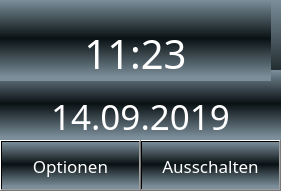
   <widget class="QFrame" name="info_frame">
    <property name="geometry">
     <rect>
      <x>230</x>
      <y>0</y>
      <width>281</width>
      <height>191</height>
     </rect>
    </property>
    <property name="font">
     <font>
      <family>Weather Icons</family>
     </font>
    </property>
    <property name="styleSheet">
     <string notr="true">background-color:qlineargradient(spread:pad, x1:1, y1:0, x2:1, y2:1, stop:0 rgba(123, 142, 154, 255), stop:0.474074 rgba(9, 17, 19, 255), stop:0.948148 rgba(123, 142, 154, 255))</string>
    </property>
    <property name="frameShape">
     <enum>QFrame::NoFrame</enum>
    </property>
    <property name="frameShadow">
     <enum>QFrame::Plain</enum>
    </property>
    <widget class="QLabel" name="date_disp">
     <property name="geometry">
      <rect>
       <x>0</x>
       <y>70</y>
       <width>281</width>
       <height>71</height>
      </rect>
     </property>
     <property name="font">
      <font>
       <family>Weather Icons</family>
       <pointsize>26</pointsize>
       <weight>50</weight>
       <bold>false</bold>
       <kerning>true</kerning>
      </font>
     </property>
     <property name="autoFillBackground">
      <bool>false</bool>
     </property>
     <property name="styleSheet">
      <string notr="true">QLabel{background-color: rgba(255, 255, 255, 0);}\n</string>
     </property>
     <property name="text">
      <string notr="true">&lt;html&gt;&lt;head/&gt;&lt;body&gt;&lt;p align=&quot;center&quot;&gt;&lt;span style=&quot;  color:#ffffff;&quot;&gt;14.09.2019&lt;/span&gt;&lt;/p&gt;&lt;/body&gt;&lt;/html&gt;</string>
     </property>
     <property name="textFormat">
      <enum>Qt::AutoText</enum>
     </property>
     <property name="scaledContents">
      <bool>false</bool>
     </property>
     <property name="alignment">
      <set>Qt::AlignBottom|Qt::AlignLeading|Qt::AlignLeft</set>
     </property>
    </widget>
    <widget class="QPushButton" name="exit_button">
     <property name="geometry">
      <rect>
       <x>140</x>
       <y>140</y>
       <width>141</width>
       <height>51</height>
      </rect>
     </property>
     <property name="palette">
      <palette>
       <active>
        <colorrole role="Button">
         <brush brushstyle="LinearGradientPattern">
          <gradient startx="1.000000000000000" starty="0.000000000000000" endx="1.000000000000000" endy="1.000000000000000" type="LinearGradient" spread="PadSpread" coordinatemode="ObjectBoundingMode">
           <gradientstop position="0.000000000000000">
            <color alpha="255">
             <red>123</red>
             <green>142</green>
             <blue>154</blue>
            </color>
           </gradientstop>
           <gradientstop position="0.474074000000000">
            <color alpha="255">
             <red>9</red>
             <green>17</green>
             <blue>19</blue>
            </color>
           </gradientstop>
           <gradientstop position="0.948148000000000">
            <color alpha="255">
             <red>123</red>
             <green>142</green>
             <blue>154</blue>
            </color>
           </gradientstop>
          </gradient>
         </brush>
        </colorrole>
        <colorrole role="ButtonText">
         <brush brushstyle="SolidPattern">
          <color alpha="255">
           <red>255</red>
           <green>255</green>
           <blue>255</blue>
          </color>
         </brush>
        </colorrole>
        <colorrole role="Base">
         <brush brushstyle="LinearGradientPattern">
          <gradient startx="1.000000000000000" starty="0.000000000000000" endx="1.000000000000000" endy="1.000000000000000" type="LinearGradient" spread="PadSpread" coordinatemode="ObjectBoundingMode">
           <gradientstop position="0.000000000000000">
            <color alpha="255">
             <red>123</red>
             <green>142</green>
             <blue>154</blue>
            </color>
           </gradientstop>
           <gradientstop position="0.474074000000000">
            <color alpha="255">
             <red>9</red>
             <green>17</green>
             <blue>19</blue>
            </color>
           </gradientstop>
           <gradientstop position="0.948148000000000">
            <color alpha="255">
             <red>123</red>
             <green>142</green>
             <blue>154</blue>
            </color>
           </gradientstop>
          </gradient>
         </brush>
        </colorrole>
        <colorrole role="Window">
         <brush brushstyle="LinearGradientPattern">
          <gradient startx="1.000000000000000" starty="0.000000000000000" endx="1.000000000000000" endy="1.000000000000000" type="LinearGradient" spread="PadSpread" coordinatemode="ObjectBoundingMode">
           <gradientstop position="0.000000000000000">
            <color alpha="255">
             <red>123</red>
             <green>142</green>
             <blue>154</blue>
            </color>
           </gradientstop>
           <gradientstop position="0.474074000000000">
            <color alpha="255">
             <red>9</red>
             <green>17</green>
             <blue>19</blue>
            </color>
           </gradientstop>
           <gradientstop position="0.948148000000000">
            <color alpha="255">
             <red>123</red>
             <green>142</green>
             <blue>154</blue>
            </color>
           </gradientstop>
          </gradient>
         </brush>
        </colorrole>
       </active>
       <inactive>
        <colorrole role="Button">
         <brush brushstyle="LinearGradientPattern">
          <gradient startx="1.000000000000000" starty="0.000000000000000" endx="1.000000000000000" endy="1.000000000000000" type="LinearGradient" spread="PadSpread" coordinatemode="ObjectBoundingMode">
           <gradientstop position="0.000000000000000">
            <color alpha="255">
             <red>123</red>
             <green>142</green>
             <blue>154</blue>
            </color>
           </gradientstop>
           <gradientstop position="0.474074000000000">
            <color alpha="255">
             <red>9</red>
             <green>17</green>
             <blue>19</blue>
            </color>
           </gradientstop>
           <gradientstop position="0.948148000000000">
            <color alpha="255">
             <red>123</red>
             <green>142</green>
             <blue>154</blue>
            </color>
           </gradientstop>
          </gradient>
         </brush>
        </colorrole>
        <colorrole role="ButtonText">
         <brush brushstyle="SolidPattern">
          <color alpha="255">
           <red>255</red>
           <green>255</green>
           <blue>255</blue>
          </color>
         </brush>
        </colorrole>
        <colorrole role="Base">
         <brush brushstyle="LinearGradientPattern">
          <gradient startx="1.000000000000000" starty="0.000000000000000" endx="1.000000000000000" endy="1.000000000000000" type="LinearGradient" spread="PadSpread" coordinatemode="ObjectBoundingMode">
           <gradientstop position="0.000000000000000">
            <color alpha="255">
             <red>123</red>
             <green>142</green>
             <blue>154</blue>
            </color>
           </gradientstop>
           <gradientstop position="0.474074000000000">
            <color alpha="255">
             <red>9</red>
             <green>17</green>
             <blue>19</blue>
            </color>
           </gradientstop>
           <gradientstop position="0.948148000000000">
            <color alpha="255">
             <red>123</red>
             <green>142</green>
             <blue>154</blue>
            </color>
           </gradientstop>
          </gradient>
         </brush>
        </colorrole>
        <colorrole role="Window">
         <brush brushstyle="LinearGradientPattern">
          <gradient startx="1.000000000000000" starty="0.000000000000000" endx="1.000000000000000" endy="1.000000000000000" type="LinearGradient" spread="PadSpread" coordinatemode="ObjectBoundingMode">
           <gradientstop position="0.000000000000000">
            <color alpha="255">
             <red>123</red>
             <green>142</green>
             <blue>154</blue>
            </color>
           </gradientstop>
           <gradientstop position="0.474074000000000">
            <color alpha="255">
             <red>9</red>
             <green>17</green>
             <blue>19</blue>
            </color>
           </gradientstop>
           <gradientstop position="0.948148000000000">
            <color alpha="255">
             <red>123</red>
             <green>142</green>
             <blue>154</blue>
            </color>
           </gradientstop>
          </gradient>
         </brush>
        </colorrole>
       </inactive>
       <disabled>
        <colorrole role="Button">
         <brush brushstyle="LinearGradientPattern">
          <gradient startx="1.000000000000000" starty="0.000000000000000" endx="1.000000000000000" endy="1.000000000000000" type="LinearGradient" spread="PadSpread" coordinatemode="ObjectBoundingMode">
           <gradientstop position="0.000000000000000">
            <color alpha="255">
             <red>123</red>
             <green>142</green>
             <blue>154</blue>
            </color>
           </gradientstop>
           <gradientstop position="0.474074000000000">
            <color alpha="255">
             <red>9</red>
             <green>17</green>
             <blue>19</blue>
            </color>
           </gradientstop>
           <gradientstop position="0.948148000000000">
            <color alpha="255">
             <red>123</red>
             <green>142</green>
             <blue>154</blue>
            </color>
           </gradientstop>
          </gradient>
         </brush>
        </colorrole>
        <colorrole role="ButtonText">
         <brush brushstyle="SolidPattern">
          <color alpha="255">
           <red>120</red>
           <green>120</green>
           <blue>120</blue>
          </color>
         </brush>
        </colorrole>
        <colorrole role="Base">
         <brush brushstyle="LinearGradientPattern">
          <gradient startx="1.000000000000000" starty="0.000000000000000" endx="1.000000000000000" endy="1.000000000000000" type="LinearGradient" spread="PadSpread" coordinatemode="ObjectBoundingMode">
           <gradientstop position="0.000000000000000">
            <color alpha="255">
             <red>123</red>
             <green>142</green>
             <blue>154</blue>
            </color>
           </gradientstop>
           <gradientstop position="0.474074000000000">
            <color alpha="255">
             <red>9</red>
             <green>17</green>
             <blue>19</blue>
            </color>
           </gradientstop>
           <gradientstop position="0.948148000000000">
            <color alpha="255">
             <red>123</red>
             <green>142</green>
             <blue>154</blue>
            </color>
           </gradientstop>
          </gradient>
         </brush>
        </colorrole>
        <colorrole role="Window">
         <brush brushstyle="LinearGradientPattern">
          <gradient startx="1.000000000000000" starty="0.000000000000000" endx="1.000000000000000" endy="1.000000000000000" type="LinearGradient" spread="PadSpread" coordinatemode="ObjectBoundingMode">
           <gradientstop position="0.000000000000000">
            <color alpha="255">
             <red>123</red>
             <green>142</green>
             <blue>154</blue>
            </color>
           </gradientstop>
           <gradientstop position="0.474074000000000">
            <color alpha="255">
             <red>9</red>
             <green>17</green>
             <blue>19</blue>
            </color>
           </gradientstop>
           <gradientstop position="0.948148000000000">
            <color alpha="255">
             <red>123</red>
             <green>142</green>
             <blue>154</blue>
            </color>
           </gradientstop>
          </gradient>
         </brush>
        </colorrole>
       </disabled>
      </palette>
     </property>
     <property name="font">
      <font>
       <family>Weather Icons</family>
       <pointsize>13</pointsize>
       <weight>50</weight>
       <bold>false</bold>
      </font>
     </property>
     <property name="autoFillBackground">
      <bool>false</bool>
     </property>
     <property name="text">
      <string>Ausschalten</string>
     </property>
    </widget>
    <widget class="QPushButton" name="options_button">
     <property name="geometry">
      <rect>
       <x>0</x>
       <y>140</y>
       <width>141</width>
       <height>51</height>
      </rect>
     </property>
     <property name="palette">
      <palette>
       <active>
        <colorrole role="Button">
         <brush brushstyle="LinearGradientPattern">
          <gradient startx="1.000000000000000" starty="0.000000000000000" endx="1.000000000000000" endy="1.000000000000000" type="LinearGradient" spread="PadSpread" coordinatemode="ObjectBoundingMode">
           <gradientstop position="0.000000000000000">
            <color alpha="255">
             <red>123</red>
             <green>142</green>
             <blue>154</blue>
            </color>
           </gradientstop>
           <gradientstop position="0.474074000000000">
            <color alpha="255">
             <red>9</red>
             <green>17</green>
             <blue>19</blue>
            </color>
           </gradientstop>
           <gradientstop position="0.948148000000000">
            <color alpha="255">
             <red>123</red>
             <green>142</green>
             <blue>154</blue>
            </color>
           </gradientstop>
          </gradient>
         </brush>
        </colorrole>
        <colorrole role="Text">
         <brush brushstyle="SolidPattern">
          <color alpha="255">
           <red>255</red>
           <green>255</green>
           <blue>255</blue>
          </color>
         </brush>
        </colorrole>
        <colorrole role="ButtonText">
         <brush brushstyle="SolidPattern">
          <color alpha="255">
           <red>255</red>
           <green>255</green>
           <blue>255</blue>
          </color>
         </brush>
        </colorrole>
        <colorrole role="Base">
         <brush brushstyle="LinearGradientPattern">
          <gradient startx="1.000000000000000" starty="0.000000000000000" endx="1.000000000000000" endy="1.000000000000000" type="LinearGradient" spread="PadSpread" coordinatemode="ObjectBoundingMode">
           <gradientstop position="0.000000000000000">
            <color alpha="255">
             <red>123</red>
             <green>142</green>
             <blue>154</blue>
            </color>
           </gradientstop>
           <gradientstop position="0.474074000000000">
            <color alpha="255">
             <red>9</red>
             <green>17</green>
             <blue>19</blue>
            </color>
           </gradientstop>
           <gradientstop position="0.948148000000000">
            <color alpha="255">
             <red>123</red>
             <green>142</green>
             <blue>154</blue>
            </color>
           </gradientstop>
          </gradient>
         </brush>
        </colorrole>
        <colorrole role="Window">
         <brush brushstyle="LinearGradientPattern">
          <gradient startx="1.000000000000000" starty="0.000000000000000" endx="1.000000000000000" endy="1.000000000000000" type="LinearGradient" spread="PadSpread" coordinatemode="ObjectBoundingMode">
           <gradientstop position="0.000000000000000">
            <color alpha="255">
             <red>123</red>
             <green>142</green>
             <blue>154</blue>
            </color>
           </gradientstop>
           <gradientstop position="0.474074000000000">
            <color alpha="255">
             <red>9</red>
             <green>17</green>
             <blue>19</blue>
            </color>
           </gradientstop>
           <gradientstop position="0.948148000000000">
            <color alpha="255">
             <red>123</red>
             <green>142</green>
             <blue>154</blue>
            </color>
           </gradientstop>
          </gradient>
         </brush>
        </colorrole>
       </active>
       <inactive>
        <colorrole role="Button">
         <brush brushstyle="LinearGradientPattern">
          <gradient startx="1.000000000000000" starty="0.000000000000000" endx="1.000000000000000" endy="1.000000000000000" type="LinearGradient" spread="PadSpread" coordinatemode="ObjectBoundingMode">
           <gradientstop position="0.000000000000000">
            <color alpha="255">
             <red>123</red>
             <green>142</green>
             <blue>154</blue>
            </color>
           </gradientstop>
           <gradientstop position="0.474074000000000">
            <color alpha="255">
             <red>9</red>
             <green>17</green>
             <blue>19</blue>
            </color>
           </gradientstop>
           <gradientstop position="0.948148000000000">
            <color alpha="255">
             <red>123</red>
             <green>142</green>
             <blue>154</blue>
            </color>
           </gradientstop>
          </gradient>
         </brush>
        </colorrole>
        <colorrole role="Text">
         <brush brushstyle="SolidPattern">
          <color alpha="255">
           <red>255</red>
           <green>255</green>
           <blue>255</blue>
          </color>
         </brush>
        </colorrole>
        <colorrole role="ButtonText">
         <brush brushstyle="SolidPattern">
          <color alpha="255">
           <red>255</red>
           <green>255</green>
           <blue>255</blue>
          </color>
         </brush>
        </colorrole>
        <colorrole role="Base">
         <brush brushstyle="LinearGradientPattern">
          <gradient startx="1.000000000000000" starty="0.000000000000000" endx="1.000000000000000" endy="1.000000000000000" type="LinearGradient" spread="PadSpread" coordinatemode="ObjectBoundingMode">
           <gradientstop position="0.000000000000000">
            <color alpha="255">
             <red>123</red>
             <green>142</green>
             <blue>154</blue>
            </color>
           </gradientstop>
           <gradientstop position="0.474074000000000">
            <color alpha="255">
             <red>9</red>
             <green>17</green>
             <blue>19</blue>
            </color>
           </gradientstop>
           <gradientstop position="0.948148000000000">
            <color alpha="255">
             <red>123</red>
             <green>142</green>
             <blue>154</blue>
            </color>
           </gradientstop>
          </gradient>
         </brush>
        </colorrole>
        <colorrole role="Window">
         <brush brushstyle="LinearGradientPattern">
          <gradient startx="1.000000000000000" starty="0.000000000000000" endx="1.000000000000000" endy="1.000000000000000" type="LinearGradient" spread="PadSpread" coordinatemode="ObjectBoundingMode">
           <gradientstop position="0.000000000000000">
            <color alpha="255">
             <red>123</red>
             <green>142</green>
             <blue>154</blue>
            </color>
           </gradientstop>
           <gradientstop position="0.474074000000000">
            <color alpha="255">
             <red>9</red>
             <green>17</green>
             <blue>19</blue>
            </color>
           </gradientstop>
           <gradientstop position="0.948148000000000">
            <color alpha="255">
             <red>123</red>
             <green>142</green>
             <blue>154</blue>
            </color>
           </gradientstop>
          </gradient>
         </brush>
        </colorrole>
       </inactive>
       <disabled>
        <colorrole role="Button">
         <brush brushstyle="LinearGradientPattern">
          <gradient startx="1.000000000000000" starty="0.000000000000000" endx="1.000000000000000" endy="1.000000000000000" type="LinearGradient" spread="PadSpread" coordinatemode="ObjectBoundingMode">
           <gradientstop position="0.000000000000000">
            <color alpha="255">
             <red>123</red>
             <green>142</green>
             <blue>154</blue>
            </color>
           </gradientstop>
           <gradientstop position="0.474074000000000">
            <color alpha="255">
             <red>9</red>
             <green>17</green>
             <blue>19</blue>
            </color>
           </gradientstop>
           <gradientstop position="0.948148000000000">
            <color alpha="255">
             <red>123</red>
             <green>142</green>
             <blue>154</blue>
            </color>
           </gradientstop>
          </gradient>
         </brush>
        </colorrole>
        <colorrole role="Text">
         <brush brushstyle="SolidPattern">
          <color alpha="255">
           <red>120</red>
           <green>120</green>
           <blue>120</blue>
          </color>
         </brush>
        </colorrole>
        <colorrole role="ButtonText">
         <brush brushstyle="SolidPattern">
          <color alpha="255">
           <red>120</red>
           <green>120</green>
           <blue>120</blue>
          </color>
         </brush>
        </colorrole>
        <colorrole role="Base">
         <brush brushstyle="LinearGradientPattern">
          <gradient startx="1.000000000000000" starty="0.000000000000000" endx="1.000000000000000" endy="1.000000000000000" type="LinearGradient" spread="PadSpread" coordinatemode="ObjectBoundingMode">
           <gradientstop position="0.000000000000000">
            <color alpha="255">
             <red>123</red>
             <green>142</green>
             <blue>154</blue>
            </color>
           </gradientstop>
           <gradientstop position="0.474074000000000">
            <color alpha="255">
             <red>9</red>
             <green>17</green>
             <blue>19</blue>
            </color>
           </gradientstop>
           <gradientstop position="0.948148000000000">
            <color alpha="255">
             <red>123</red>
             <green>142</green>
             <blue>154</blue>
            </color>
           </gradientstop>
          </gradient>
         </brush>
        </colorrole>
        <colorrole role="Window">
         <brush brushstyle="LinearGradientPattern">
          <gradient startx="1.000000000000000" starty="0.000000000000000" endx="1.000000000000000" endy="1.000000000000000" type="LinearGradient" spread="PadSpread" coordinatemode="ObjectBoundingMode">
           <gradientstop position="0.000000000000000">
            <color alpha="255">
             <red>123</red>
             <green>142</green>
             <blue>154</blue>
            </color>
           </gradientstop>
           <gradientstop position="0.474074000000000">
            <color alpha="255">
             <red>9</red>
             <green>17</green>
             <blue>19</blue>
            </color>
           </gradientstop>
           <gradientstop position="0.948148000000000">
            <color alpha="255">
             <red>123</red>
             <green>142</green>
             <blue>154</blue>
            </color>
           </gradientstop>
          </gradient>
         </brush>
        </colorrole>
       </disabled>
      </palette>
     </property>
     <property name="font">
      <font>
       <family>Weather Icons</family>
       <pointsize>13</pointsize>
       <weight>50</weight>
       <bold>false</bold>
      </font>
     </property>
     <property name="autoFillBackground">
      <bool>false</bool>
     </property>
     <property name="text">
      <string>Optionen</string>
     </property>
    </widget>
    <widget class="QLabel" name="time_disp">
     <property name="geometry">
      <rect>
       <x>0</x>
       <y>0</y>
       <width>271</width>
       <height>81</height>
      </rect>
     </property>
     <property name="font">
      <font>
       <family>Weather Icons</family>
       <pointsize>30</pointsize>
       <weight>50</weight>
       <bold>false</bold>
       <kerning>true</kerning>
      </font>
     </property>
     <property name="autoFillBackground">
      <bool>false</bool>
     </property>
     <property name="styleSheet">
      <string notr="true">QLabel{background-color: rgba(255, 255, 255, 0);}\n</string>
     </property>
     <property name="text">
      <string notr="true">&lt;html&gt;&lt;head/&gt;&lt;body&gt;&lt;p align=&quot;center&quot;&gt;&lt;span style=&quot; color:#ffffff;&quot;&gt;11:23&lt;/span&gt;&lt;/p&gt;&lt;/body&gt;&lt;/html&gt;</string>
     </property>
     <property name="textFormat">
      <enum>Qt::AutoText</enum>
     </property>
     <property name="scaledContents">
      <bool>false</bool>
     </property>
     <property name="alignment">
      <set>Qt::AlignBottom|Qt::AlignLeading|Qt::AlignLeft</set>
     </property>
    </widget>
   </widget>
